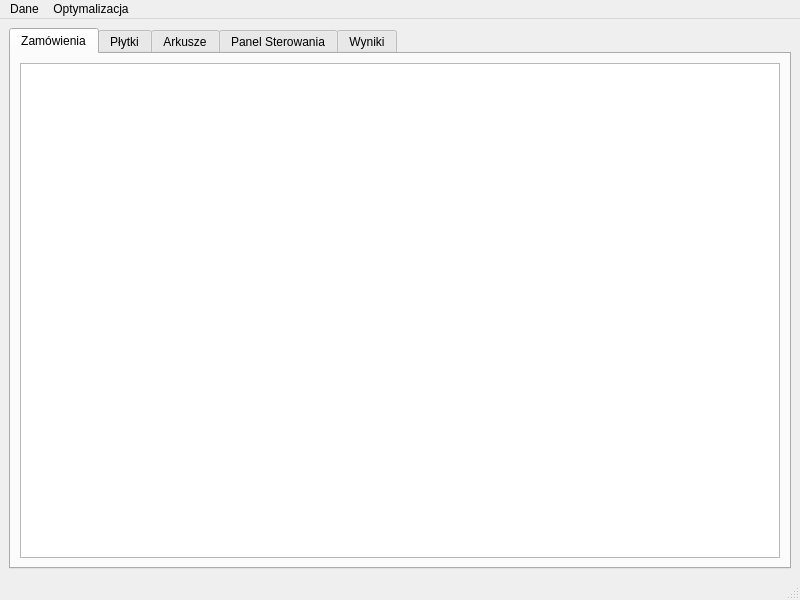
<?xml version="1.0" encoding="UTF-8"?>
<ui version="4.0">
 <class>MainWindow</class>
 <widget class="QMainWindow" name="MainWindow">
  <property name="geometry">
   <rect>
    <x>0</x>
    <y>0</y>
    <width>800</width>
    <height>600</height>
   </rect>
  </property>
  <property name="windowTitle">
   <string>Fabryka PCB</string>
  </property>
  <widget class="QWidget" name="centralwidget">
   <layout class="QGridLayout" name="gridLayout">
    <item row="0" column="0">
     <layout class="QVBoxLayout" name="verticalLayoutMain">
      <item>
       <widget class="QTabWidget" name="tabWidget">
        <property name="currentIndex">
         <number>0</number>
        </property>
        <widget class="QWidget" name="tabOrderData">
         <attribute name="title">
          <string>Zamówienia</string>
         </attribute>
         <layout class="QGridLayout" name="gridLayout_2">
          <item row="0" column="0">
           <widget class="QTableWidget" name="tableWidgetOrders"/>
          </item>
         </layout>
        </widget>
        <widget class="QWidget" name="tabBoardData">
         <attribute name="title">
          <string>Płytki</string>
         </attribute>
         <layout class="QGridLayout" name="gridLayout_4">
          <item row="0" column="0">
           <widget class="QTableWidget" name="tableWidgetBoards"/>
          </item>
         </layout>
        </widget>
        <widget class="QWidget" name="tabSheets">
         <attribute name="title">
          <string>Arkusze</string>
         </attribute>
         <layout class="QGridLayout" name="gridLayout_3">
          <item row="0" column="0">
           <layout class="QVBoxLayout" name="verticalLayoutSheets">
            <item>
             <widget class="QGraphicsView" name="graphicsView"/>
            </item>
            <item>
             <layout class="QHBoxLayout" name="horizontalLayoutSheetControl">
              <item>
               <widget class="QPushButton" name="buttonPrevSheet">
                <property name="sizePolicy">
                 <sizepolicy hsizetype="Minimum" vsizetype="Fixed">
                  <horstretch>0</horstretch>
                  <verstretch>0</verstretch>
                 </sizepolicy>
                </property>
                <property name="text">
                 <string>&lt;</string>
                </property>
               </widget>
              </item>
              <item>
               <widget class="QLineEdit" name="lineEditCurrentSheet">
                <property name="sizePolicy">
                 <sizepolicy hsizetype="Fixed" vsizetype="Fixed">
                  <horstretch>0</horstretch>
                  <verstretch>0</verstretch>
                 </sizepolicy>
                </property>
                <property name="maximumSize">
                 <size>
                  <width>70</width>
                  <height>16777215</height>
                 </size>
                </property>
               </widget>
              </item>
              <item>
               <widget class="QLabel" name="label">
                <property name="sizePolicy">
                 <sizepolicy hsizetype="Fixed" vsizetype="Preferred">
                  <horstretch>0</horstretch>
                  <verstretch>0</verstretch>
                 </sizepolicy>
                </property>
                <property name="text">
                 <string>/</string>
                </property>
               </widget>
              </item>
              <item>
               <widget class="QLineEdit" name="lineEditMaxSheet">
                <property name="sizePolicy">
                 <sizepolicy hsizetype="Fixed" vsizetype="Fixed">
                  <horstretch>0</horstretch>
                  <verstretch>0</verstretch>
                 </sizepolicy>
                </property>
                <property name="maximumSize">
                 <size>
                  <width>70</width>
                  <height>16777215</height>
                 </size>
                </property>
                <property name="baseSize">
                 <size>
                  <width>0</width>
                  <height>0</height>
                 </size>
                </property>
                <property name="readOnly">
                 <bool>true</bool>
                </property>
               </widget>
              </item>
              <item>
               <widget class="QPushButton" name="buttonNextSheet">
                <property name="sizePolicy">
                 <sizepolicy hsizetype="Minimum" vsizetype="Fixed">
                  <horstretch>0</horstretch>
                  <verstretch>0</verstretch>
                 </sizepolicy>
                </property>
                <property name="text">
                 <string>&gt;</string>
                </property>
               </widget>
              </item>
             </layout>
            </item>
           </layout>
          </item>
         </layout>
        </widget>
        <widget class="QWidget" name="tab_control">
         <attribute name="title">
          <string>Panel Sterowania</string>
         </attribute>
        </widget>
        <widget class="QWidget" name="tab_output">
         <attribute name="title">
          <string>Wyniki</string>
         </attribute>
        </widget>
       </widget>
      </item>
     </layout>
    </item>
   </layout>
  </widget>
  <widget class="QMenuBar" name="menubar">
   <property name="geometry">
    <rect>
     <x>0</x>
     <y>0</y>
     <width>800</width>
     <height>21</height>
    </rect>
   </property>
   <widget class="QMenu" name="menuDane">
    <property name="title">
     <string>Dane</string>
    </property>
    <addaction name="actionImport"/>
   </widget>
   <widget class="QMenu" name="menuOptymalizacja">
    <property name="title">
     <string>Optymalizacja</string>
    </property>
    <addaction name="actionAlgorytm_Prosty"/>
    <addaction name="actionAlgorytm_Best_Fit"/>
   </widget>
   <addaction name="menuDane"/>
   <addaction name="menuOptymalizacja"/>
  </widget>
  <widget class="QStatusBar" name="statusbar"/>
  <action name="actionImport">
   <property name="text">
    <string>Import</string>
   </property>
  </action>
  <action name="actionAlgorytm_Prosty">
   <property name="text">
    <string>Algorytm Prosty</string>
   </property>
  </action>
  <action name="actionAlgorytm_Best_Fit">
   <property name="text">
    <string>Algorytm Best-Fit</string>
   </property>
  </action>
 </widget>
 <resources/>
 <connections/>
</ui>
